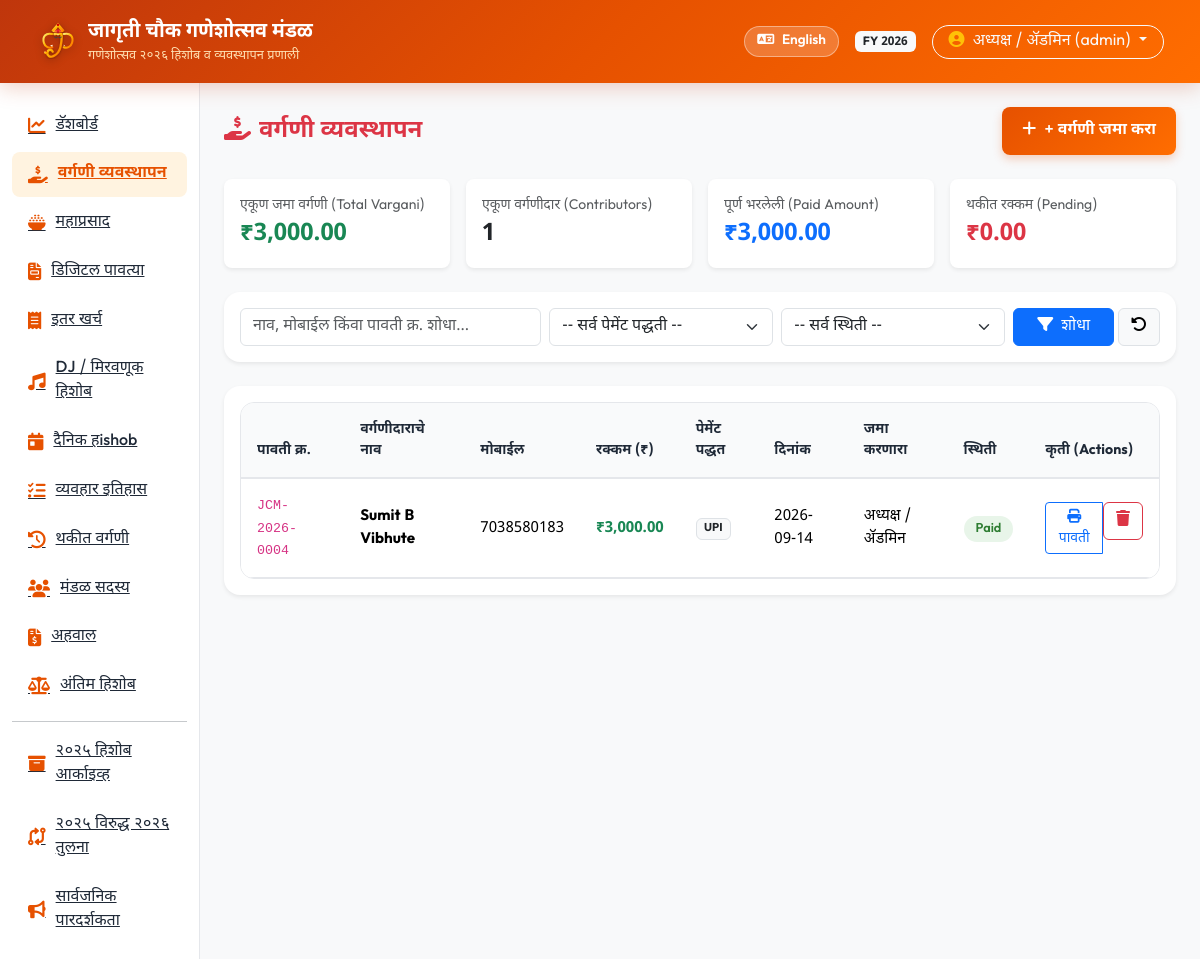
The page /vargani (signed in) on the database as committed earlier.
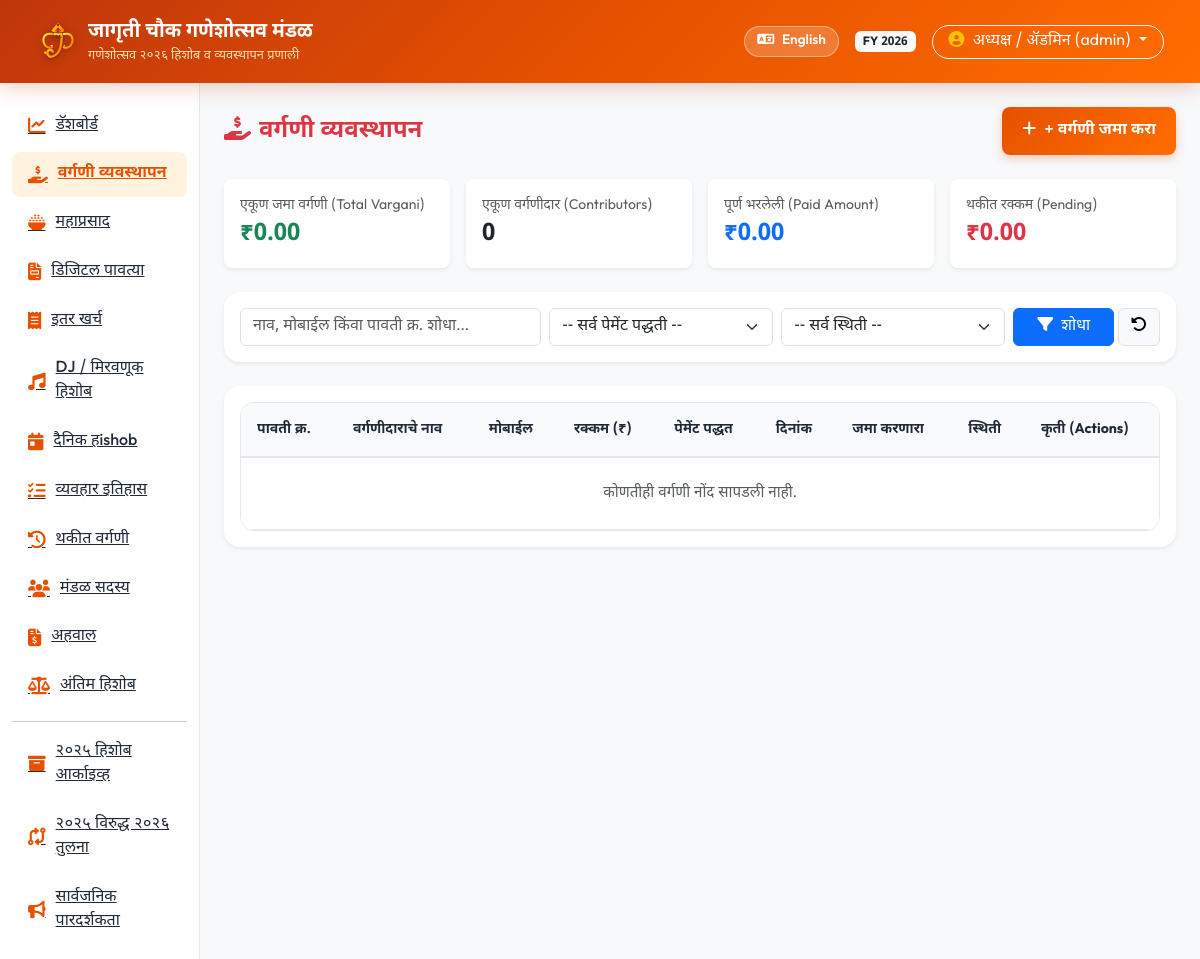
The same page on the database as committed later.
### tables this page shows
CREATE TABLE vargani (
    id INTEGER PRIMARY KEY AUTOINCREMENT,
    year_label TEXT NOT NULL DEFAULT '2026',
    receipt_no TEXT NOT NULL,
    contributor_name TEXT NOT NULL,
    mobile TEXT,
    address TEXT,
    amount DECIMAL(12,2) NOT NULL,
    payment_method TEXT NOT NULL, -- Cash, UPI, Bank
    payment_date DATE NOT NULL,
    collector_name TEXT,
    status TEXT NOT NULL DEFAULT 'Paid', -- Paid, Partial, Pending
    notes TEXT,
    created_by TEXT,
    created_at TIMESTAMP DEFAULT CURRENT_TIMESTAMP
);

### routes/vargani.py (the view)
@vargani_bp.route('/vargani')
@login_required
def index():
    q = request.args.get('q', '').strip()
    payment_method = request.args.get('payment_method', '').strip()
    status = request.args.get('status', '').strip()
    sql = "SELECT * FROM vargani WHERE year_label=(SELECT value FROM settings WHERE key='active_year')"
    params = []
    if q:
        sql += " AND (contributor_name LIKE ? OR mobile LIKE ? OR receipt_no LIKE ?)"
        params.extend([f"%{q}%", f"%{q}%", f"%{q}%"])
    if payment_method:
        sql += " AND payment_method = ?"
        params.append(payment_method)
    if status:
        sql += " AND status = ?"
        params.append(status)
    sql += " ORDER BY payment_date DESC, id DESC"
    records = query_db(sql, params)
    totals_res = query_db("""
        SELECT
            SUM(amount) as total_amount,
            SUM(CASE WHEN status='Paid' THEN amount ELSE 0 END) as paid_amount,
            SUM(CASE WHEN status='Pending' THEN amount ELSE 0 END) as pending_amount,
            COUNT(*) as count
        FROM vargani WHERE year_label=(SELECT value FROM settings WHERE key='active_year')
    """, one=True)
    summary = {
        'total': float(totals_res['total_amount'] or 0),
        'paid': float(totals_res['paid_amount'] or 0),
        'pending': float(totals_res['pending_amount'] or 0),
        'count': totals_res['count'] or 0
    }
    auto_receipt = generate_receipt_no()
    return render_template('vargani/index.html', records=records, summary=summary, auto_receipt=auto_receipt, q=q, payment_method=payment_method, status=status)

### database.py (called while the page is built)
def is_mysql_configured():
    if Config.DATABASE_URL:
        db_url = Config.DATABASE_URL.lower()
        if db_url.startswith('mysql') or 'mysql' in db_url:
            return True
    if Config.DB_HOST and Config.DB_NAME and Config.DB_USER:
        return True
    return False

def get_db_connection():
    if is_mysql_configured():
        if not HAS_PYMYSQL:
            raise ImportError("PyMySQL is not installed. Please add pymysql or cryptography to your requirements.")
        params = parse_mysql_params()
        conn = pymysql.connect(
            host=params['host'],
            port=params['port'],
            user=params['user'],
            password=params['password'],
            database=params['database'],
            charset=params['charset'],
            cursorclass=pymysql.cursors.DictCursor,
            autocommit=True
        )
        return conn
    else:
        conn = sqlite3.connect(Config.DATABASE_PATH)
        conn.row_factory = sqlite3.Row
        return conn

### routes/vargani.py (called while the page is built)
def generate_receipt_no():
    year = get_active_financial_year()
    return generate_receipt_number(year, 'VARGANI')

### templates/vargani/index.html (shortened to what the changed rows need)
{% extends 'base.html' %}
{% block content %}
<div class="row g-3 mb-4">
    <div class="col-md-3">
        <div class="card border-0 shadow-sm rounded-3 p-3 bg-white">
            <div class="small text-muted font-weight-bold">एकूण जमा वर्गणी (Total Vargani)</div>
            <div class="fs-4 fw-bold text-success">₹{{ "{:,.2f}".format(summary.total) }}</div>
        </div>
    </div>
    <div class="col-md-3">
        <div class="card border-0 shadow-sm rounded-3 p-3 bg-white">
            <div class="small text-muted font-weight-bold">एकूण वर्गणीदार (Contributors)</div>
            <div class="fs-4 fw-bold text-dark">{{ summary.count }}</div>
        </div>
    </div>
    <div class="col-md-3">
        <div class="card border-0 shadow-sm rounded-3 p-3 bg-white">
            <div class="small text-muted font-weight-bold">पूर्ण भरलेली (Paid Amount)</div>
            <div class="fs-4 fw-bold text-primary">₹{{ "{:,.2f}".format(summary.paid) }}</div>
        </div>
    </div>
</div>
<div class="card border-0 shadow-sm rounded-4 p-3">
    <div class="table-responsive">
        <table class="table table-mandal mb-0">
            <thead>
                <tr>
                    <th>पावती क्र.</th>
                    <th>वर्गणीदाराचे नाव</th>
                    <th>मोबाईल</th>
                    <th>रक्कम (₹)</th>
                    <th>पेमेंट पद्धत</th>
                    <th>दिनांक</th>
                    <th>जमा करणारा</th>
                    <th>स्थिती</th>
                    <th>कृती (Actions)</th>
                </tr>
            </thead>
            <tbody>
                {% for r in records %}
                <tr>
                    <td><code>{{ r.receipt_no }}</code></td>
                    <td class="fw-bold">{{ r.contributor_name }}</td>
                    <td>{{ r.mobile or '-' }}</td>
                    <td class="fw-bold text-success">₹{{ "{:,.2f}".format(r.amount) }}</td>
                    <td><span class="badge bg-light text-dark border">{{ r.payment_method }}</span></td>
                    <td>{{ r.payment_date }}</td>
                    <td>{{ r.collector_name or '-' }}</td>
                    <td>
                        {% if r.status == 'Paid' %}
                        <span class="badge-status-paid">Paid</span>
                        {% else %}
                        <span class="badge-status-pending">Pending</span>
                        {% endif %}
                    </td>
                    <td>
                        <div class="btn-group btn-group-sm">
                            <a href="{{ url_for('vargani.receipt', id=r.id) }}" class="btn btn-outline-primary" title="पावती पहा / प्रिंट करा">
                                <i class="fa-solid fa-print"></i> पावती
                            </a>
                            {% if session.get('user_role') == 'admin' %}
                            <form action="{{ url_for('vargani.delete', id=r.id) }}" method="POST" class="d-inline" onsubmit="return confirm('खात्री आहे? ही पावती हटवली जाईल.');">
                                <button type="submit" class="btn btn-outline-danger"><i class="fa-solid fa-trash"></i></button>
                            </form>
                            {% endif %}
                        </div>
                    </td>
                </tr>
                {% else %}
                <tr>
                    <td colspan="9" class="text-center text-muted py-4">कोणतीही वर्गणी नोंद सापडली नाही.</td>
                </tr>
                {% endfor %}
            </tbody>
        </table>
    </div>
</div>
{% endblock %}

### templates/base.html (shortened to what the changed rows need)
<!DOCTYPE html>
<html lang="{{ lang }}">
<head>
    <link href="https://cdn.jsdelivr.net/npm/bootstrap@5.3.3/dist/css/bootstrap.min.css" rel="stylesheet">
    <link rel="stylesheet" href="https://cdnjs.cloudflare.com/ajax/libs/font-awesome/6.5.2/css/all.min.css">
    <link rel="stylesheet" href="{{ url_for('static', filename='css/custom.css') }}">
</head>
<body>
    <nav class="navbar navbar-expand-lg navbar-dark navbar-mandal sticky-top">
        <div class="container-fluid">
            <div class="d-flex align-items-center gap-3 ms-auto">
                {% if session.get('user_id') %}
                <span class="badge bg-light text-dark">FY {{ active_financial_year }}</span>
                <div class="dropdown">
                    <button class="btn btn-outline-light dropdown-toggle rounded-pill px-3 py-1 font-weight-bold" type="button" data-bs-toggle="dropdown">
                        <i class="fa-solid fa-circle-user me-1 text-warning"></i> {{ current_user_name }} ({{ current_user_role }})
                    </button>
                </div>
                {% endif %}
            </div>
        </div>
    </nav>
    <div class="container-fluid">
        <div class="row">
            {% if session.get('user_id') %}
            <div class="col-lg-10 p-4 main-content">
            {% else %}
            <div class="col-12 p-4">
            {% endif %}
                {% block content %}{% endblock %}
            </div>
        </div>
    </div>
</body>
</html>

Rows that differ between the two databases and show on the page:
removed vargani: collector_name "अध्यक्ष / ॲडमिन", created_by "admin", receipt_no "JCM-2026-0004", contributor_name "Sumit B Vibhute", mobile "7038580183", amount "3,000.00", payment_method "UPI", payment_date "2026-09-14", status "Paid"
Other text that changed with them:
{{ current_user_name }}: (not shown) → "अध्यक्ष / ॲडमिन"
{{ current_user_role }}: (not shown) → "admin"
{{ "{:,.2f}".format(summary.total) }}: "3,000.00" → "0.00"
{{ summary.count }}: "1" → "0"
{{ "{:,.2f}".format(summary.paid) }}: "3,000.00" → "0.00"
text now shown: "कोणतीही वर्गणी नोंद सापडली नाही."
